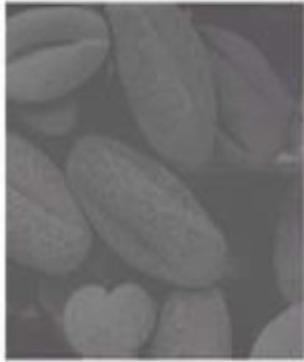
#> input picture open_ended/open-ended8/pic1.png, 304 x 362 px
$ jupyter execute --allow-errors code.ipynb
#> lines starting #> are read from the running program, lines starting #| are printed output that depends on the picture
#> further down, input_image is the input picture: shape (362, 304, 3); mean B, G, R 110.8, 110.1, 111.1
[cell 1]
import cv2
import numpy as np
import matplotlib.pyplot as plt

[cell 2]
image_paths = [
    "pic1.png",
    "pic2.png",
    "pic3.png",
    "pic4.png",
    "pic5.png"
]

[cell 3]
def generate_histogram(image):
    histogram=cv2.calcHist(
        [image],
        [0],#for grey scale no plane,no rgb
        None,#for mask whole image will be considered as 1 mask s we are ot divinding the image to get parts to do local operations
        [256], #no of bins,no. of levels aas 8 bit imaage
        [0,256]#[0,256)
    )
#> histogram = 256 values, max 7445 at index 93, min 0 at index 0, mean 429.9
#> `input_hist=generate_histogram(gray_image)`: input_hist has the same summary as histogram in generate_histogram
    return histogram

#> (a cell that did not finish here is left out)

#> (a cell that did not finish here is left out)

Histogram Equalisation

[cell 6]
def hist_equalisation(image):
    # gray_image=cv2.cvtColor(image,cv2.COLOR_BGR2GRAY)
    equalised_image=cv2.equalizeHist(gray_image)
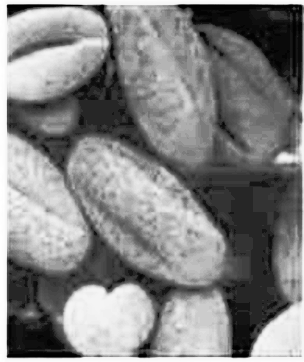
#> equalised_image: shape (362, 304); min 0, max 255, mean 131.1
#> `original_hist=generate_histogram(gray_image)`: original_hist has the same summary as histogram in generate_histogram
    return equalised_image

#> (a cell that did not finish here is left out)

#> `equalized_hist=generate_histogram(equalized_image)`: equalized_hist = 256 values, max 7445 at index 38, min 0 at index 5, mean 429.9
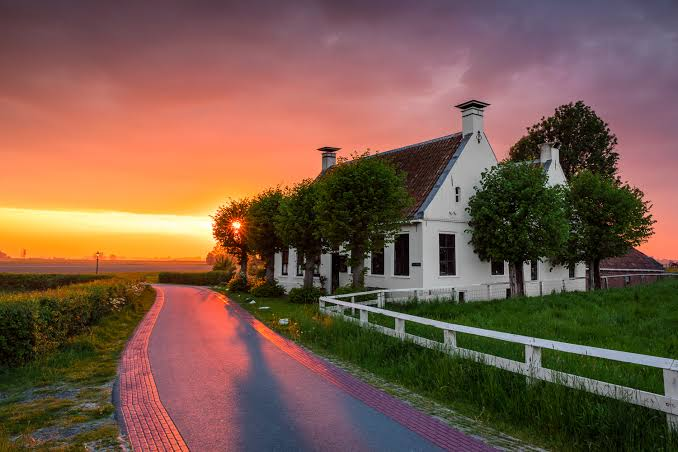
#> input picture open_ended/open-ended8/image.png, 678 x 452 px
#> further down, reference_image is the input picture: shape (452, 678, 3); mean B, G, R 74.2, 90.1, 122
#> `gray_reference = cv2.cvtColor(reference_image, cv2.COLOR_BGR2GRAY)`:
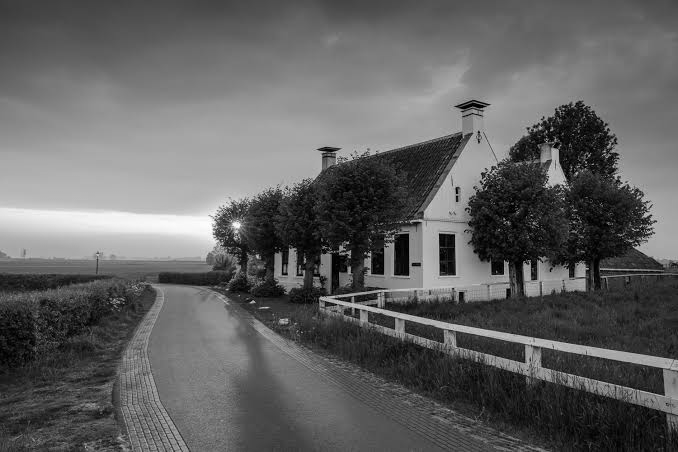
#> gray_reference: shape (452, 678); min 0, max 254, mean 97.8
#> `matched_image = match_histograms(gray_image,gray_reference)`:
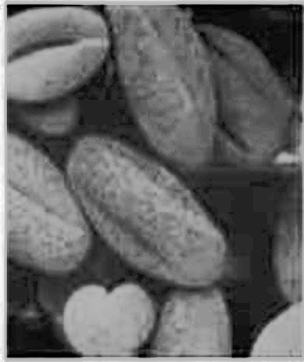
#> matched_image: shape (362, 304) float64; min 0, max 254, mean 99.8
    intensity=np.arange(256)
    plt.figure(figsize=(12,8))

    plt.subplot(2, 2, 1)
    plt.imshow(gray_image, cmap="gray")
    plt.title("Original Image")
    plt.axis("off")

    plt.subplot(2,2,2)
    plt.bar(intensity, original_hist)
    plt.title("Original Image Histogram")
    plt.xlabel("Intensity")
    plt.ylabel("Frequency")
    plt.xlim([0, 255])
    plt.grid(alpha=0.25)

    # 3. Equalized Image
    plt.subplot(2, 2, 3)
    plt.imshow(equalized_image, cmap="gray")
    plt.title("Equalized Image")
    plt.axis("off")

    # 4. Equalized Histogram
    plt.subplot(2, 2, 4)
    plt.bar(intensity, equalized_hist)
    plt.title("Equalized Image Histogram")
    plt.xlabel("Intensity")
    plt.ylabel("Frequency")
    plt.xlim([0, 255])
    plt.grid(alpha=0.25)
    plt.tight_layout()
    plt.show()

Histogram matching

[cell 8]
from skimage.exposure import match_histograms

#> (a cell that did not finish here is left out)

    # Generate the histogram of the reference image
    reference_hist = generate_histogram(gray_reference)
#> `reference_hist = generate_histogram(gray_reference)`: reference_hist = 256 values, max 3265 at index 166, min 0 at index 255, mean 1197.1

    # Generate the histogram of the matched image
    matched_hist = generate_histogram(matched_image)
#> `matched_hist = generate_histogram(matched_image)`: matched_hist = 256 values, max 7445 at index 35, min 0 at index 5, mean 429.9
    # Create intensity values from 0 to 255
    intensity = np.arange(256)

    # Display images and histograms
    plt.figure(figsize=(15, 9))

    # Display the original image
    plt.subplot(2, 3, 1)
    plt.imshow(gray_image, cmap="gray")
    plt.title("Original Image")
    plt.axis("off")

    # Display the reference image
    plt.subplot(2, 3, 2)
    plt.imshow(gray_reference, cmap="gray")
    plt.title("Reference Image")
    plt.axis("off")

    # Display the matched image
    plt.subplot(2, 3, 3)
    plt.imshow(matched_image, cmap="gray")
    plt.title("Histogram Matched Image")
    plt.axis("off")

    # Display the original histogram
    plt.subplot(2, 3, 4)
    plt.bar(intensity, original_hist, width=1)
    plt.title("Original Image Histogram")
    plt.xlabel("Intensity")
    plt.ylabel("Frequency / number of pixels")
    plt.xlim([0, 255])
    plt.grid(alpha=0.25)

    # Display the reference histogram
    plt.subplot(2, 3, 5)
    plt.bar(intensity, reference_hist, width=1)
    plt.title("Reference Image Histogram")
    plt.xlabel("Intensity")
    plt.ylabel("Frequency / number of pixels")
    plt.xlim([0, 255])
    plt.grid(alpha=0.25)

    # Display the matched histogram
    plt.subplot(2, 3, 6)
    plt.bar(intensity, matched_hist, width=1)
    plt.title("Matched Image Histogram")
    plt.xlabel("Intensity")
    plt.ylabel("Frequency / number of pixels")
    plt.xlim([0, 255])
    plt.grid(alpha=0.25)

    # Adjust spacing
    plt.tight_layout()

    # Display the results
    plt.show()
